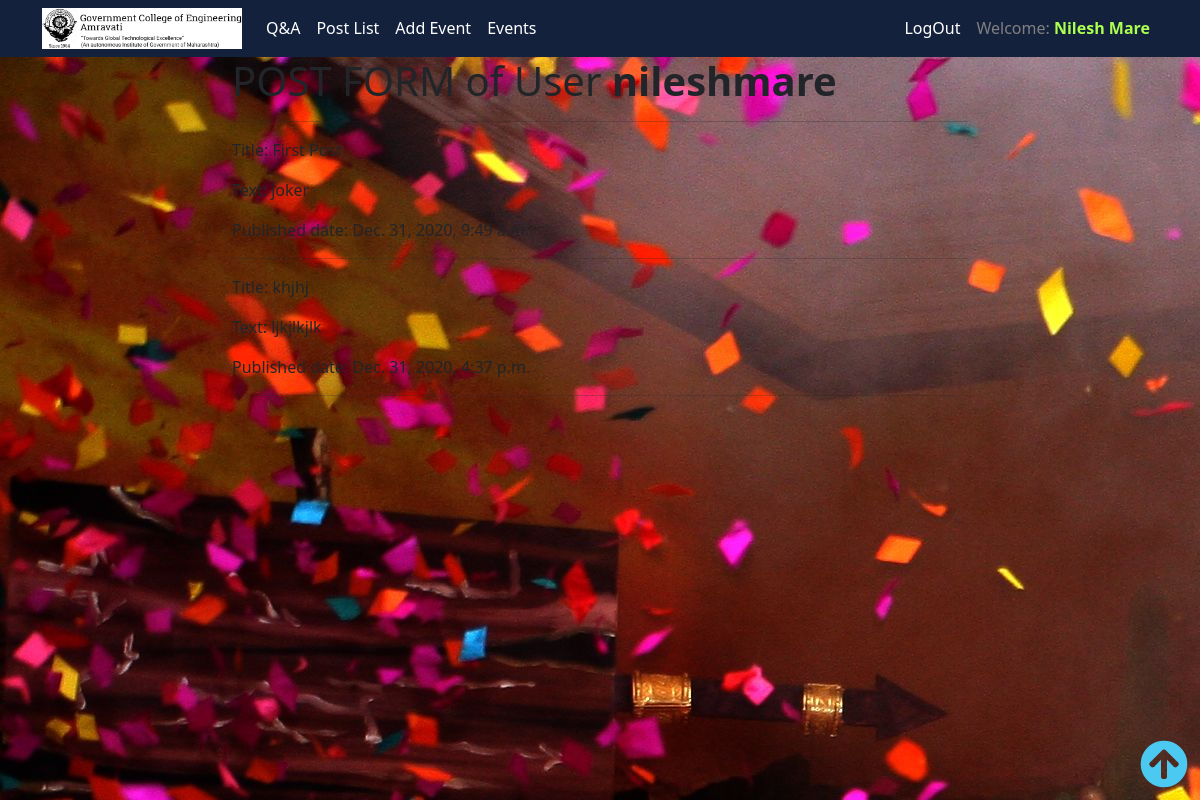
Before: /1/post/detail/ (signed in) with the older database file.
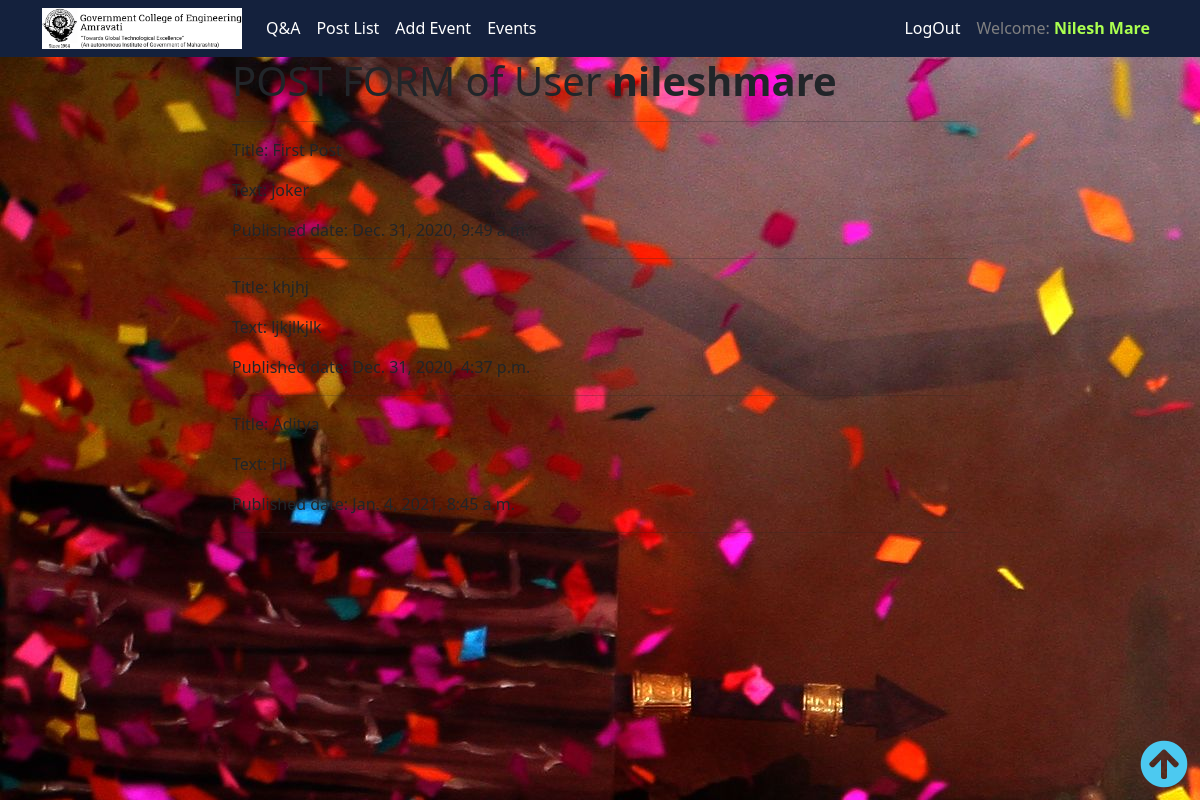
After: the same page with the newer database file.
### app/models.py (models this page shows, shortened)
class PostModel(models.Model):
    user = models.ForeignKey(User,related_name='posts',on_delete=models.CASCADE,default=0)
    title = models.CharField(max_length=255)
    info = models.TextField()
    published_date = models.DateTimeField(default=timezone.now)

### app/views.py (the view)
# urls.py: url(r'^(?P<pk>\d+)/post/detail/$',views.postdetail,name='post_detail'),
@login_required
def postdetail(request,pk):
    user = get_object_or_404(User,pk=pk)
    post_model=user.posts.all
    return render(request,'app/post_detail.html',{'post_model':post_model,
                                                  'user':user,})

### app/templates/app/post_detail.html
{%extends 'app/base.html'%}
{%block body_block%}
    <h1>POST FORM of User <B>{{user.username}}</B></h1><hr>
    {%for post in user.posts.all%}
        <p>Title: {{post.title}}</p>
        <p>Text: {{post.info}}</p>
        <p>Published date: {{post.published_date}}</p>
        <hr>
    {%endfor%}
{%endblock%}

Changed rows visible on the page:
added PostModel: title "Aditya", info "Hi", published_date "Jan. 4, 2021, 8:45 a.m."
